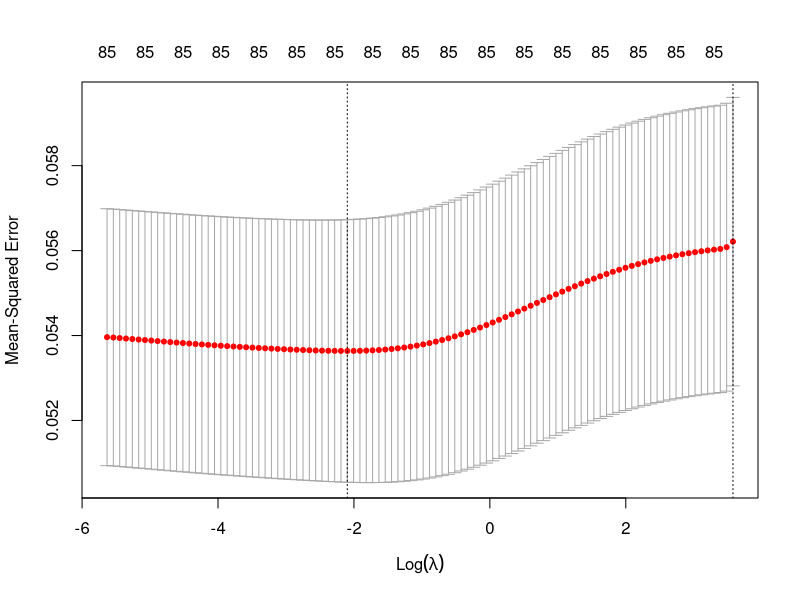
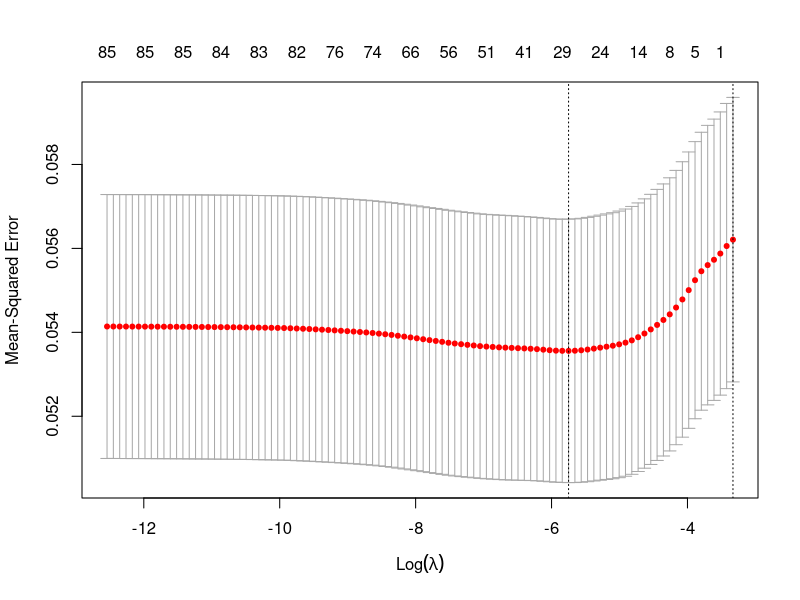
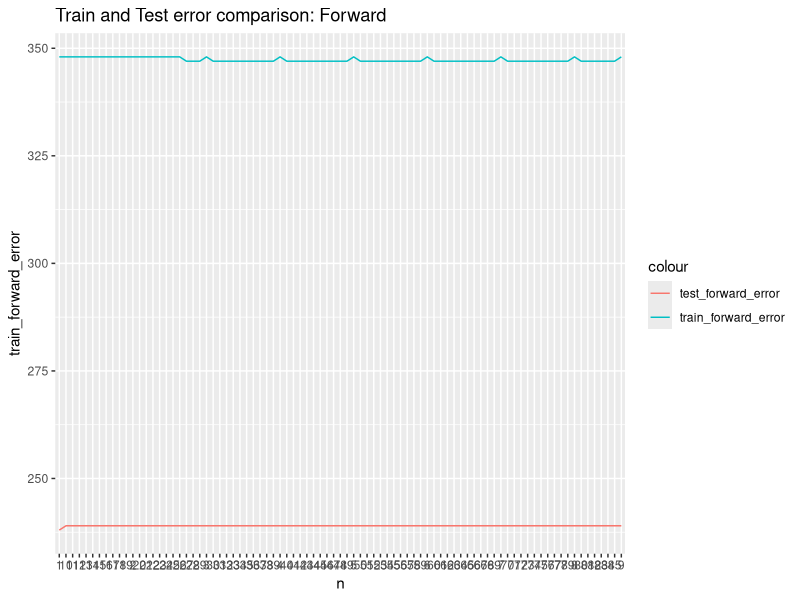
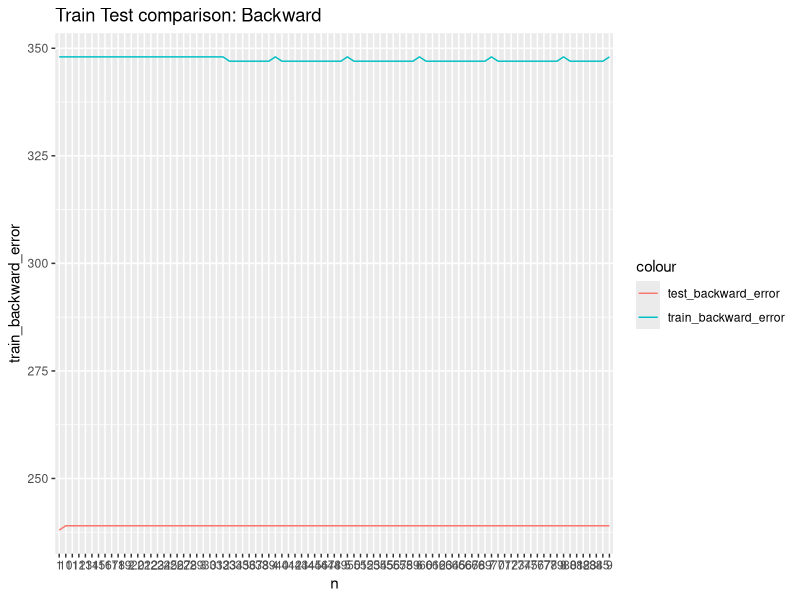
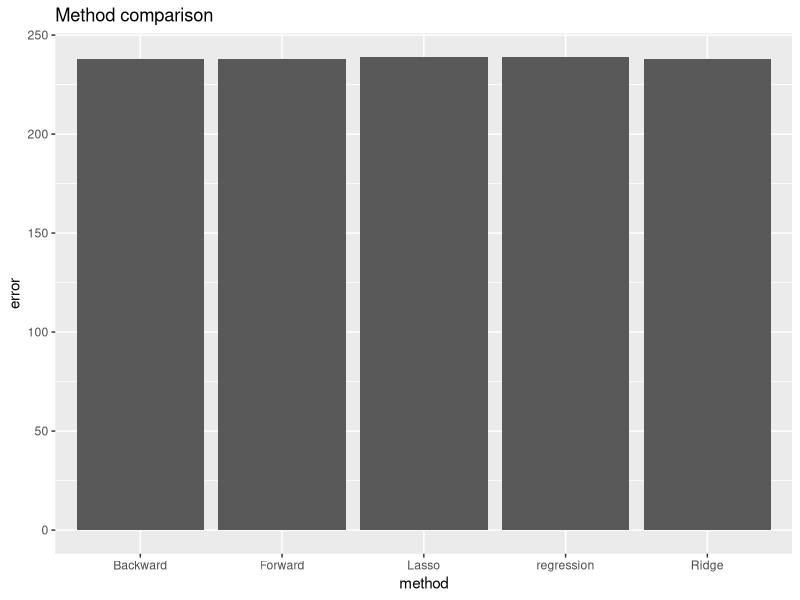

Reproduce these figures in R, in order.
################################################################
# Homework 2 Problem 2
################################################################

rm(list = ls())

#loading the training set

train_data = read.table("training.txt")
head(train_data)
sum(is.na(train_data))


#loading the testing set and target set

test_data = read.table("testing.txt")
test_Y = read.table("target.txt")
test_data$V86 = test_Y$V1


#storing the error methods and the values. 

method = c()
error = c()

#Creating model using Linear Regression

lm_model = lm(V86~., train_data)
lm_predictions = predict(lm_model, test_data)

#Decide 1 or 0 from predictions

decider_Class = function(x){
  if(x > 0){
    distance_to0 = x
    distance_to1 = abs(x - 1)
  }else{
    return(0)
  }
  class = ifelse(distance_to0 < distance_to1, 0, 1)
  return(class)
}
lm_predictions = sapply(lm_predictions, decider_Class)

table(lm_predictions)
get_LeastSquares = function(Truevalues, Predictedvalues){
  sum = 0
  for(i in 1:length(Truevalues)){
    sum = sum + ((Truevalues[i] - Predictedvalues[i])^2)
  }
  return(sum)
}
result = get_LeastSquares(Truevalues = test_Y$V1, Predictedvalues = as.numeric(lm_predictions))
table(test_Y)
method = append(method, "regression")
error = append(error, result)

# A Ridge model

# loading library for ridge and lasso model
library(glmnet)

# creating a ridge model
ridge_model = cv.glmnet(x = as.matrix(train_data[,-c(86)]), y = train_data$V86, alpha = 0)
summary(ridge_model)
plot(ridge_model)
best_lambda = ridge_model$lambda.min
ridge_predictions = predict(ridge_model, s = best_lambda, newx = as.matrix(test_data[,c(1:85)]),
                            type =  "response")
ridge_predictions = sapply(ridge_predictions, decider_Class)
table(ridge_predictions)
result = get_LeastSquares(Truevalues = test_Y$V1, as.numeric(ridge_predictions))
method = append(method, "Ridge")
error = append(error, result)


#Lasso Model

#creating lasso model
lasso_model = cv.glmnet(x = as.matrix(train_data[,-c(86)]), y = train_data$V86, alpha = 1)
summary(lasso_model)
plot(lasso_model)
best_lambda = lasso_model$lambda.min
lasso_predictions = predict(lasso_model, s = best_lambda, newx = as.matrix(test_data[,c(1:85)]), 
                            type = "response")
lasso_predictions = sapply(lasso_predictions, decider_Class)
table(lasso_predictions)
result = get_LeastSquares(Truevalues = test_Y$V1, as.numeric(lasso_predictions))
method = append(method, "Lasso")
error = append(error, result)

#Forward Model

#importing library leaps for forward model
library(leaps)
get_feature_index = function(small_list, complete_list){
  index = c()
  for(feature_index_i in small_list){
    found_at = grep(pattern = paste("\\b", feature_index_i, "\\b", sep=""),
                    x = complete_list)
    index = append(index, found_at)
  }
  return(unique(index))
}
forward_model = regsubsets(V86~., nvmax = 85, method = "forward", data = train_data)

# Predicting in forward model. 

library(ggplot2)

new_train = cbind(rep(1, nrow(train_data)), train_data) 
colnames(new_train) = c("Intercept", names(train_data))
new_test = cbind(rep(1, nrow(test_data)), test_data)
colnames(new_test) = c("Intercept", names(test_data))
train_forward_error = c()
test_forward_error = c()
for(i in 1:85){
  print(i)
  coef_i = coef(forward_model, id = i)
  feature_index = get_feature_index(names(coef_i), names(new_train))
  train_preds = as.matrix(new_train[, feature_index]) %*% coef_i
  train_preds = sapply(train_preds, function(x) decider_Class(x))
  test_preds = as.matrix(new_test[,feature_index]) %*% coef_i
  test_preds = sapply(test_preds, function(x) decider_Class(x))
  
  train_forward_error = append(train_forward_error,
                               get_LeastSquares(train_data$V86, train_preds))
  test_forward_error = append(test_forward_error, 
                              get_LeastSquares(test_data$V86, test_preds))
}
plot_data = data.frame(train_forward_error, test_forward_error)
plot_data$n = rownames(plot_data)
ggplot(plot_data, aes(n, group = 1)) + geom_line(aes(y = train_forward_error, color = "train_forward_error")) + 
  geom_line(aes(y = test_forward_error, color = "test_forward_error")) + ggtitle("Train and Test error comparison: Forward")

method = append(method, "Forward")
error = append(error, min(test_forward_error))


# Backward Model

backward_model = regsubsets(V86~., nvmax = 85, method = "backward", data = train_data)

# Predicting in backward model. 

new_train = cbind(rep(1, nrow(train_data)), train_data) 
colnames(new_train) = c("Intercept", names(train_data))
new_test = cbind(rep(1, nrow(test_data)), test_data)
colnames(new_test) = c("Intercept", names(test_data))
train_backward_error = c()
test_backward_error = c()
for(i in 1:85){
  print(i)
  coef_i = coef(backward_model, id = i)
  feature_index = get_feature_index(names(coef_i), names(new_train))
  train_preds = as.matrix(new_train[, feature_index]) %*% coef_i
  train_preds = sapply(train_preds, function(x) decider_Class(x))  
  test_preds = as.matrix(new_test[,feature_index]) %*% coef_i
  test_preds = sapply(test_preds, function(x) decider_Class(x))
  train_backward_error = append(train_backward_error,
                                get_LeastSquares(train_data$V86, train_preds))
  test_backward_error = append(test_backward_error, 
                               get_LeastSquares(test_data$V86, test_preds))
}
plot_data = data.frame(train_backward_error, test_backward_error)
plot_data$n = rownames(plot_data)
ggplot(plot_data, aes(n, group = 1)) + geom_line(aes(y = train_backward_error, color = "train_backward_error")) + 
  geom_line(aes(y = test_backward_error, color = "test_backward_error")) + ggtitle("Train Test comparison: Backward")

method = append(method, "Backward")
error = append(error, min(test_backward_error))


# Comparison of methods using barcharts
plot_data = data.frame(method, error)
g = ggplot(plot_data, aes(method, error))
g + geom_bar(stat = "identity") + ggtitle("Method comparison")
